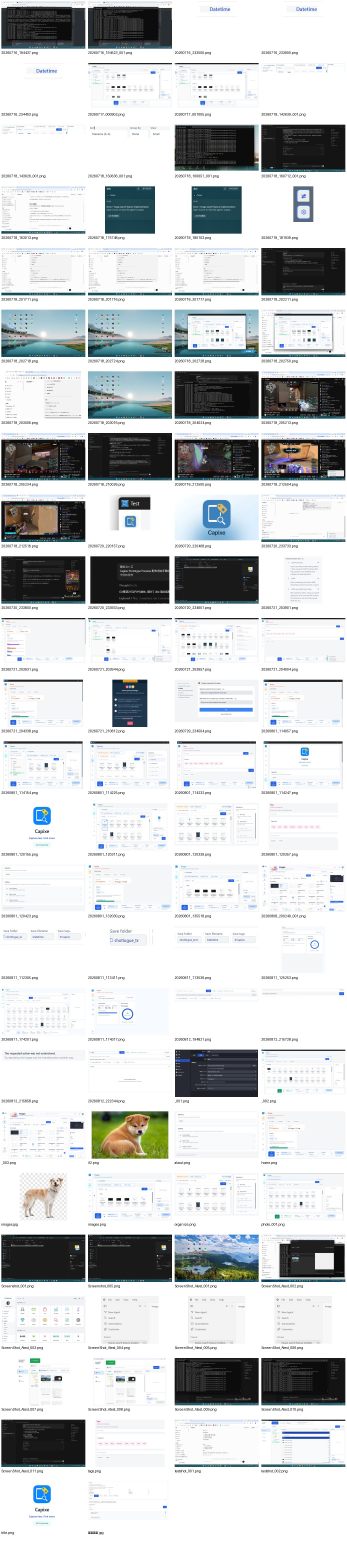
#> input picture tools/semantic_search_benchmark/real_images/contact_sheet.jpg, 1040 x 4625 px, given as the content of the folder D:/07_Programs/shotlogue_test, which was not available (shown at 1/3 size)
$ python make_contact_sheet.py
#> lines starting #> are read from the running program, lines starting #| are printed output that depends on the picture; pictures that were not available may be replaced by others from this repository, and a replacement may not be noted
from pathlib import Path
from PIL import Image, ImageDraw, ImageFont

source = Path(r"D:\07_Programs\shotlogue_test")
paths = [p for p in sorted(source.iterdir()) if p.suffix.lower() in {".png", ".jpg", ".jpeg", ".webp", ".bmp"}]
font = ImageFont.load_default()
cell_w, cell_h, thumb_h, columns = 260, 185, 150, 4
rows = (len(paths) + columns - 1) // columns
sheet = Image.new("RGB", (cell_w * columns, cell_h * rows), "white")
#> sheet: PIL image 1040x185 RGB; every value is 255
draw = ImageDraw.Draw(sheet)
for index, path in enumerate(paths):
    x, y = (index % columns) * cell_w, (index // columns) * cell_h
    with Image.open(path) as source_image:
#> source_image is the input picture: PIL image 1040x4625 RGB; mean R, G, B 205.3, 208.1, 209.2
        image = source_image.convert("RGB")
        image.thumbnail((cell_w - 8, thumb_h - 8))
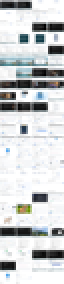
#> image: PIL image 32x142 RGB (shown 2 times larger); mean R, G, B 205, 207.8, 208.9
        sheet.paste(image, (x + (cell_w-image.width)//2, y + 4))
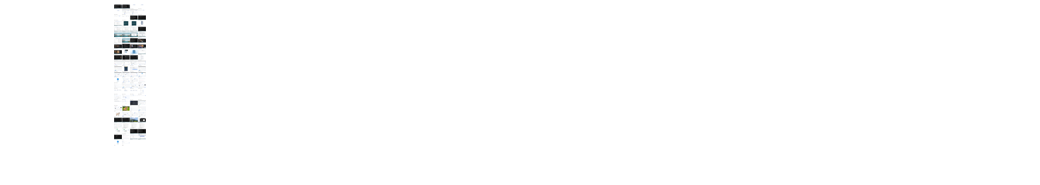
#> sheet: PIL image 1040x185 RGB; mean R, G, B 253.8, 253.9, 253.9
    draw.text((x + 4, y + thumb_h + 2), path.name, fill="black", font=font)
target = Path(__file__).with_name("contact_sheet.jpg")
sheet.save(target, quality=90)
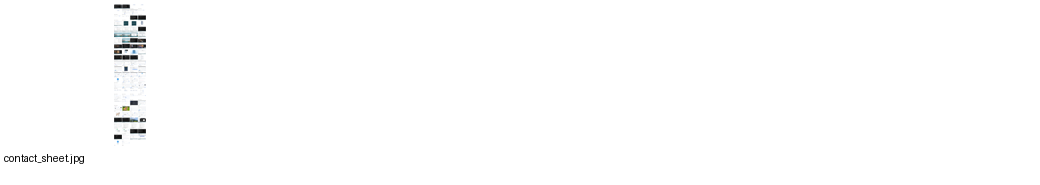
#> saved as contact_sheet.jpg: PIL image 1040x185 RGB; mean R, G, B 253.6, 253.6, 253.7
print(target)
